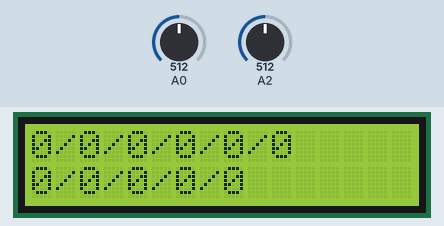
A sketch run on a simulated Arduino Uno, built with avr-gcc and run on an emulated ATmega328P. Shown: 16×2 character LCD. The test bench sets the inputs (shaded band); at power-on: A0 = 512, A2 = 512. Random numbers use the default seed unless the sketch sets one; what the sketch prints to the serial monitor is not drawn.

Above: at 1.2 s.
1.3 s: A0 set to 481
At 2.3 s:
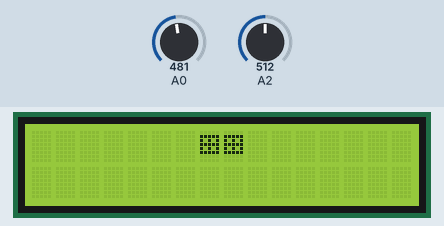
2.8 s: A0 set to 264
4.3 s: A0 set to 242
At 5.5 s:
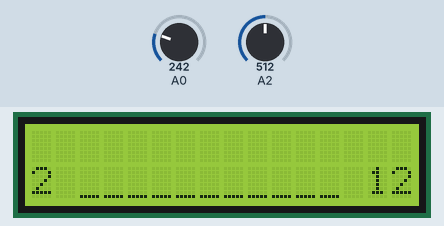
5.9 s: A0 set to 260
At 7.3 s:
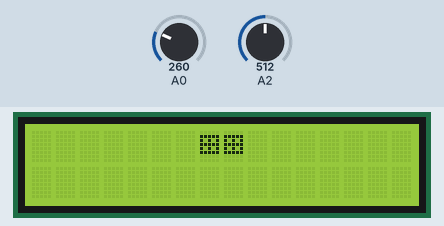
Timing chart, 0 to 8.4 s (numbered marks = the images above; inputs shaded):
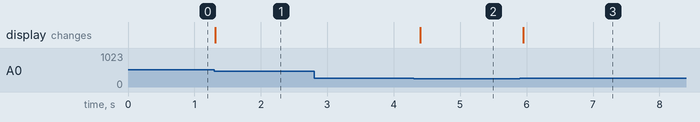

The sketch:

arduino_dice.ino
```cpp
//Sample using LiquidCrystal library
#include <LiquidCrystal.h>

// select the pins used on the LCD panel
LiquidCrystal lcd(8, 9, 4, 5, 6, 7);

// define some values used by the panel and buttons
int lcd_key     = 0;
int prev_lcd_key = -1;
int prev_lcd_key_debug = -1;
int adc_key_in  = 0;

int globalCount = 0;
long diceOne;
long diceTwo;
int stats[11] = {0, 0, 0, 0, 0, 0, 0, 0, 0, 0, 0};
float statsProcThreshold = 100/16;

#define btnRIGHT  0
#define btnUP     1
#define btnDOWN   2
#define btnLEFT   3
#define btnSELECT 4
#define btnNONE   5

byte line_1[8] = { 0b00000, 0b00000, 0b00000, 0b00000, 0b00000, 0b00000, 0b00000, 0b11111 };
byte line_2[8] = { 0b00000, 0b00000, 0b00000, 0b00000, 0b00000, 0b00000, 0b11111, 0b11111 };
byte line_3[8] = { 0b00000, 0b00000, 0b00000, 0b00000, 0b00000, 0b11111, 0b11111, 0b11111 };
byte line_4[8] = { 0b00000, 0b00000, 0b00000, 0b00000, 0b11111, 0b11111, 0b11111, 0b11111 };
byte line_5[8] = { 0b00000, 0b00000, 0b00000, 0b11111, 0b11111, 0b11111, 0b11111, 0b11111 };
byte line_6[8] = { 0b00000, 0b00000, 0b11111, 0b11111, 0b11111, 0b11111, 0b11111, 0b11111 };
byte line_7[8] = { 0b00000, 0b11111, 0b11111, 0b11111, 0b11111, 0b11111, 0b11111, 0b11111 };
byte line_8[8] = { 0b11111, 0b11111, 0b11111, 0b11111, 0b11111, 0b11111, 0b11111, 0b11111 };

byte dice_1[8] = {
  0b00000,
  0b11111,
  0b11111,
  0b11011,
  0b11111,
  0b11111,
  0b00000,
  0b00000
};
byte dice_2[8] = {
  0b00000,
  0b11111,
  0b10111,
  0b11111,
  0b11101,
  0b11111,
  0b00000,
  0b00000
};
byte dice_3[8] = {
  0b00000,
  0b11111,
  0b10111,
  0b11011,
  0b11101,
  0b11111,
  0b00000,
  0b00000
};
byte dice_4[8] = {
  0b00000,
  0b11111,
  0b10101,
  0b11111,
  0b10101,
  0b11111,
  0b00000,
  0b00000
};
byte dice_5[8] = {
  0b00000,
  0b11111,
  0b10101,
  0b11011,
  0b10101,
  0b11111,
  0b00000,
  0b00000
};
byte dice_6[8] = {
  0b00000,
  0b11111,
  0b10001,
  0b11111,
  0b10001,
  0b11111,
  0b00000,
  0b00000
};

void setup()
{
  Serial.begin(38400);
  lcd.begin(16, 2);

  defineDiceChars();

  for (int i = 1; i <= 6; i++) {
    lcd.setCursor(i+4, 0);
    lcd.write(i);
  }

  lcd.setCursor(1, 1);
  lcd.print("Katana rullee!");
}

void loop()
{
  lcd_key = read_LCD_buttons();  // read the buttons

  if (lcd_key != btnNONE &&
      lcd_key != prev_lcd_key &&
      (lcd_key == btnUP || lcd_key == btnDOWN || lcd_key == btnLEFT)
  ) {
    // clear screen on new button press
    lcd.clear();
    Serial.print("\nclear: ");
    Serial.println(lcd_key);
  }

  switch (lcd_key)
  {
    case btnDOWN:
      {
        rollTwoDices();
        break;
      }
    case btnLEFT:
      {
        diceOne = 0;
        diceTwo = 0;
        printStatsDetailed();
        break;
      }
    case btnUP:
      {
        diceOne = 0;
        diceTwo = 0;
        printStats();
        break;
      }
    case btnRIGHT:
      {
        break;
      }
    case btnSELECT:
      {
        break;
      }
    case btnNONE:
      {
        if (prev_lcd_key != lcd_key &&
            diceOne > 0 &&
            diceTwo > 0 &&
            prev_lcd_key == btnDOWN
        ) {
          showDiceSum();
          addStats();
        }
        break;
      }
  }

  prev_lcd_key = lcd_key;
}


// -------------------------------------------------------------------------

void defineDiceChars() {
  lcd.createChar(1, dice_1);
  lcd.createChar(2, dice_2);
  lcd.createChar(3, dice_3);
  lcd.createChar(4, dice_4);
  lcd.createChar(5, dice_5);
  lcd.createChar(6, dice_6);
}

void defineLineChars() {
  lcd.createChar(1, line_1);
  lcd.createChar(2, line_2);
  lcd.createChar(3, line_3);
  lcd.createChar(4, line_4);
  lcd.createChar(5, line_5);
  lcd.createChar(6, line_6);
  lcd.createChar(7, line_7);
  lcd.createChar(8, line_8);
}

// read the buttons
int read_LCD_buttons()
{
  adc_key_in = analogRead(0);      // read the value from the sensor

  if (adc_key_in != prev_lcd_key_debug) {
    Serial.println(adc_key_in);
  }

  prev_lcd_key_debug = adc_key_in;

  // my buttons when read are centered at these valies: 0, 144, 329, 504, 741
  // we add approx 50 to those values and check to see if we are close
  if (adc_key_in > 1000) return btnNONE; // We make this the 1st option for speed reasons since it will be the most likely result
  if (adc_key_in < 50)   return btnRIGHT;
  if (adc_key_in < 250)  return btnUP;
  if (adc_key_in < 500)  return btnDOWN;
  if (adc_key_in < 800)  return btnLEFT;

  return btnNONE;  // when all others fail, return this...
}

void rollTwoDices() {
  defineDiceChars();

  randomSeed(analogRead(2));

  diceOne = rollTheDice();
  diceTwo = rollTheDice();

  lcd.setCursor(7, 0);
  lcd.write(diceOne);
  lcd.setCursor(8, 0);
  lcd.write(diceTwo);
}

int rollTheDice() {
  int face = random(1, 100) % 3 + 1; // 1..3
  int direction = random(1, 100) % 2; // 0..1
  int dice = face + 3 * direction;

  if (dice < 1 ) {
    return 1;
  }

  if (dice > 6) {
    return 6;
  }

  return dice;
}

void showDiceSum() {
  int sum = diceOne + diceTwo;
  lcd.setCursor(7, 1);
  lcd.print(sum);
}

void addStats() {
  int idx = diceOne + diceTwo - 2; // 0 based array starting with 2

  stats[idx] += 1;
  globalCount += 1;
}

void printStatsDetailed() {
  String str = "";

  for (int i = 0; i <= 5; i++) {
    str = str + stats[i];
    if (i < 5) { str += "/"; }
  }
  lcd.setCursor(0, 0);
  lcd.print(str);

  str = "";
  for (int i = 6; i <= 10; i++) {
    str = str + stats[i];
    if (i < 10) { str += "/"; }
  }
  lcd.setCursor(0, 1);
  lcd.print(str);
}

void printStats() {
  int setColumn = 2;
  int num;
  int idx;
  int maxVal = getMaxValue();

  lcd.setCursor(0, 1);
  lcd.print("2");
  lcd.setCursor(14, 1);
  lcd.print("12");

  for (int i = 0; i <= 10; i++) {
    printStatsBar(setColumn, stats[i], maxVal);
    setColumn += 1;
  }
}

void printStatsBar(int col, int val, int maxVal) {
  defineLineChars();

  float proc;

  if (maxVal == 0) {
    proc = 0;
  } else {
    proc = val * 100 / maxVal;
  }

  int barLines = getBarLines(proc);

  Serial.print("col: ");
  Serial.print(col - 3);

  if (barLines > 8) {
    // make it 2 rows
    // top row
    int topLines = barLines - 8;
    lcd.setCursor(col, 0);
    lcd.write(topLines);

    Serial.print(topLines);

    // bottom row full
    lcd.setCursor(col, 1);
    lcd.write(8);
  } else {
    // make it one (bottom) row

    Serial.print(barLines);
    lcd.setCursor(col, 1);
    lcd.write(barLines);
  }
}

int getBarLines(float proc) {
  int lines = proc / statsProcThreshold;

  if (lines < 1)  { return 1; }
  if (lines > 16) { return 16; }
  return lines;
}

int getMaxValue() {
  int max = 0;

  for (int i = 0; i <= 10; i++){
    if (max < stats[i]) {
      max = stats[i];
    }
  }
  return max;
}
```

Measured:
- the behaviour switches between 500 and 499 on A0 (found by bisection; images 0 and 1)
- the behaviour switches between 250 and 249 on A0 (found by bisection; images 1 and 2)
- after the input at 1.3 s, the display: changes at once (image 1)
- after the input at 2.8 s, every drawn part: stays the same
- after the input at 4.3 s, the display: changes after 0.10 s (image 2)
- after the input at 5.9 s, the display: changes after 0.05 s (image 3)
